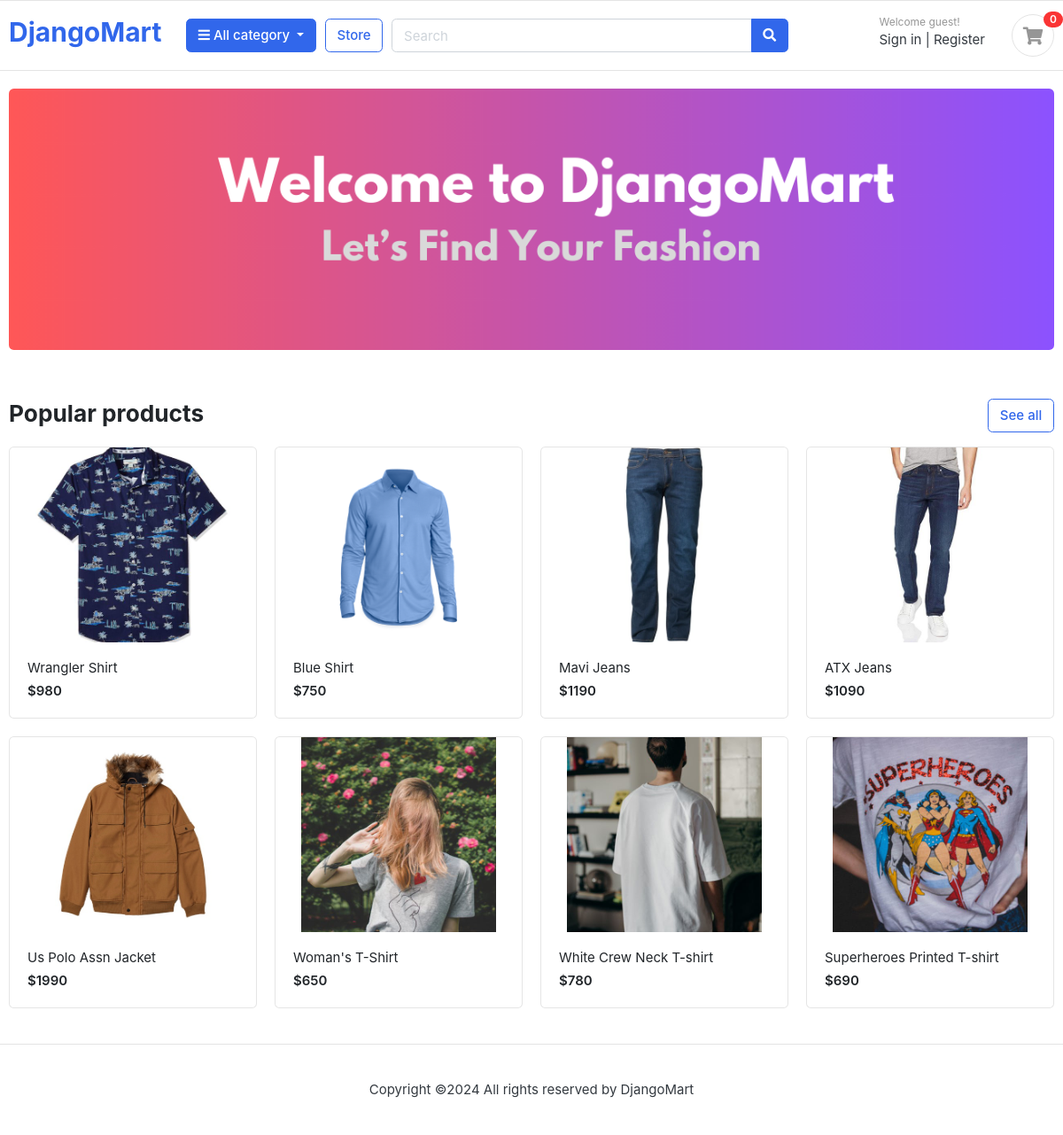
The page / on the database its author committed.
### store/models.py (models this page shows, shortened)
class Product(models.Model):
    product_name = models.CharField(max_length=100,unique=True)
    slug = models.SlugField(max_length=100,unique=True)
    description = models.TextField(max_length=255,blank=True)
    price = models.IntegerField()
    image = models.ImageField(upload_to='photos/products')
    stock = models.IntegerField()
    created_date = models.DateTimeField(auto_now_add=True)
    modified_date = models.DateTimeField(auto_now=True)
    is_available = models.BooleanField(default = True)
    category = models.ForeignKey(Category,on_delete=models.CASCADE)

### django_mart/views.py (the view)
# urls.py: 2. Add a URL to urlpatterns:  path('', views.home, name='home')
def home(request):
    products = Product.objects.all()
    return render(request,'index.html',{'products':products})

### store/templatetags/category_tags.py (called while the page is built)
@register.simple_tag
def get_categories():
    categories = Category.objects.all()
    return categories

@register.simple_tag
def get_cart(request):
    if request.user.is_authenticated:
        cart = CartItem.objects.filter(user=request.user)
    else:
        session_id = request.session.session_key
        cart = CartItem.objects.filter(cart__cart_id=session_id)
    return cart

### templates/index.html
{% extends 'base.html' %}
{% load static %}
{% block body %}
<section class="section-intro padding-y-sm">
	<div class="container">
	<div class="intro-banner-wrap">
		<a href="{% url 'store' %}"><img src="{% static 'images/banners/2.png' %}" class="img-fluid rounded"></a>
	</div>
	</div>
	</section>
	<section class="section-name padding-y-sm">
	<div class="container">
	<header class="section-heading">
		<a href="{% url 'store' %}" class="btn btn-outline-primary float-right">See all</a>
		<h3 class="section-title">Popular products</h3>
	</header>
	<div class="row">
		{% for product in products|slice:":8" %}
		<div class="col-md-3">
			<div class="card card-product-grid">
				<a href="{% url 'product_detail' product.category.slug product.slug %}" class="img-wrap"> <img src="{{ product.image.url }}"> </a>
				<figcaption class="info-wrap">
					<a href="{% url 'product_detail' product.category.slug product.slug %}" class="title">{{product.product_name}}</a>
					<div class="price mt-1">${{product.price}}</div>
				</figcaption>
			</div>
		</div>
		{% endfor %}
	</div>
	</div>
	</section>
{% endblock %}

### templates/base.html (shortened to what this page needs)
<!DOCTYPE html>
{% load static %}
{% load category_tags %}
<html lang="en">
  <head>
    <link href="{% static 'css/bootstrap.css' %}" rel="stylesheet" type="text/css" />
    <link
      href="{% static 'fonts/fontawesome/css/all.min.css' %}"
      type="text/css"
      rel="stylesheet"
    />
    <link href="{% static 'css/ui.css' %}" rel="stylesheet" type="text/css" />
    <link
      href="{% static 'css/responsive.css' %}"
      rel="stylesheet"
      media="only screen and (max-width: 1200px)"
    />
  </head>
  <body>
    <header class="section-header">
      <section class="header-main border-bottom">
        <div class="container">
          <div class="row align-items-center">
            <div class="col-lg-2 col-md-3 col-6">
              <a href="{% url 'home' %}" class="brand-wrap">
                <h2>DjangoMart</h2>
              </a>
            </div>
            <div class="col-lg col-sm col-md col-6 flex-grow-0">
              <div class="category-wrap dropdown d-inline-block float-right">
                <button
                  type="button"
                  class="btn btn-primary dropdown-toggle"
                  data-toggle="dropdown"
                >
                  <i class="fa fa-bars"></i> All category
                </button>
                  {% get_categories as categories %}
              </div>
            </div>
            <a href="{% url 'store' %}" class="btn btn-outline-primary">Store</a>
            <div class="col-lg col-md-6 col-sm-12 col">
              <form action="{% url 'search_by_product' %}" class="search" method="get">
                <div class="input-group w-100">
                  <input
                    type="text"
                    class="form-control"
                    style="width: 60%"
                    name="search_query"
                    placeholder="Search"
                  />
                  <div class="input-group-append">
                    <button class="btn btn-primary" type="submit">
                      <i class="fa fa-search"></i>
                    </button>
                  </div>
                </div>
              </form>
            </div>
            <div class="col-lg-3 col-sm-6 col-8 order-2 order-lg-3">
              <div class="d-flex justify-content-end mb-3 mb-lg-0">
                <div class="widget-header">
                  {% if request.user.is_authenticated %}
                  <small class="title text-muted">Welcome {{request.user.first_name}}!</small>
                  <div>
                    <a href="{% url 'profile' %}">Profile</a>
                    <span class="dark-transp"> | </span>
                    <a href="{% url 'logout' %}">Logout</a>
                  </div>
                  {% else %}
                  <small class="title text-muted">Welcome guest!</small>
                  <div>
                    <a href="{% url 'login' %}">Sign in</a>
                    <span class="dark-transp"> | </span>
                    <a href="{% url 'register' %}"> Register</a>
                  </div>
                  {% endif %}
                </div>
                <a href="{% url 'cart' %}" class="widget-header pl-3 ml-3">
                  <div class="icon icon-sm rounded-circle border">
                    <i class="fa fa-shopping-cart"></i>
                  </div>
                  <span class="badge badge-pill badge-danger notify">{% get_cart request as cart_item_len %}
                    {{ cart_item_len|length }}</span>
                </a>
              </div>
            </div>
          </div>
        </div>
      </section>
    </header>
    {% block body %}
    {% endblock %}
    <footer class="section-footer border-top padding-y">
      <div class="container">
        <p style="text-align: center;">Copyright &copy;<script>document.write(new Date().getFullYear());</script> All rights reserved by DjangoMart </p>
      </div>
    </footer>
  </body>
</html>

### static/css/ui.css (style rules this page uses)
html { font-family: "Inter", sans-serif; font-size: 15px; }
.img-wrap { text-align: center; display: block; }
.img-wrap img { max-width: 100%; }
.icon-xs, .icon-sm, .icon-md, .icon-lg { display: inline-block; text-align: center; flex-shrink: 0; flex-grow: 0; }
.icon-sm { width: 48px; height: 48px; line-height: 48px !important; font-size: 20px; }
.padding-y { padding-top: 40px; padding-bottom: 40px; }
.padding-y-sm { padding-top: 20px; padding-bottom: 20px; }
.section-heading { margin-bottom: 20px; margin-top: 15px; }
.section-title { color: #212529; }
p:last-child { margin-bottom: 0; }
.header-main { position: relative; padding-top: 1rem; padding-bottom: 1rem; }
.widget-header { display: inline-block; vertical-align: middle; position: relative; }
.widget-header a { color: #343a40; }
.widget-header i { color: #969696; }
.widget-header .title { display: block; }
.widget-header .notify { position: absolute; top: -3px; right: -10px; }
[class*=card-product] a.title { color: #212529; display: block; }
[class*=card-product] .img-wrap { overflow: hidden; position: relative; }
[class*=card-product] .img-wrap img { height: 100%; max-width: 100%; width: auto; display: inline-block; -o-object-fit: cover; object-fit: cover; }
.card-product-grid { margin-bottom: 20px; }
.card-product-grid .img-wrap { border-radius: 0.2rem 0.2rem 0 0; height: 220px; }
.card-product-grid .info-wrap { overflow: hidden; padding: 18px 20px; }
.card .img-wrap { overflow: hidden; }
.notify { position: absolute; top: -4px; right: -10px; display: inline-block; padding: 0.25em 0.6em; font-size: 12px; line-height: 1; text-align: center; border-radius: 3rem; color: #fff; background-color: #fa3434; }
.price { font-weight: 600; color: #212529; }

### rows shown on the page
Product: image (picture), product_name "Wrangler Shirt", price "980"
Product: image (picture), product_name "Blue Shirt", price "750"
Product: image (picture), product_name "Mavi Jeans", price "1190"
Product: image (picture), product_name "ATX Jeans", price "1090"
Product: image (picture), product_name "Us Polo Assn Jacket", price "1990"
Product: image (picture), product_name "Woman's T-Shirt", price "650"
Product: image (picture), product_name "White Crew Neck T-shirt", price "780"
Product: image (picture), product_name "Superheroes Printed T-shirt", price "690"

### other values the page prints
{{ cart_item_len|length }} "0"
